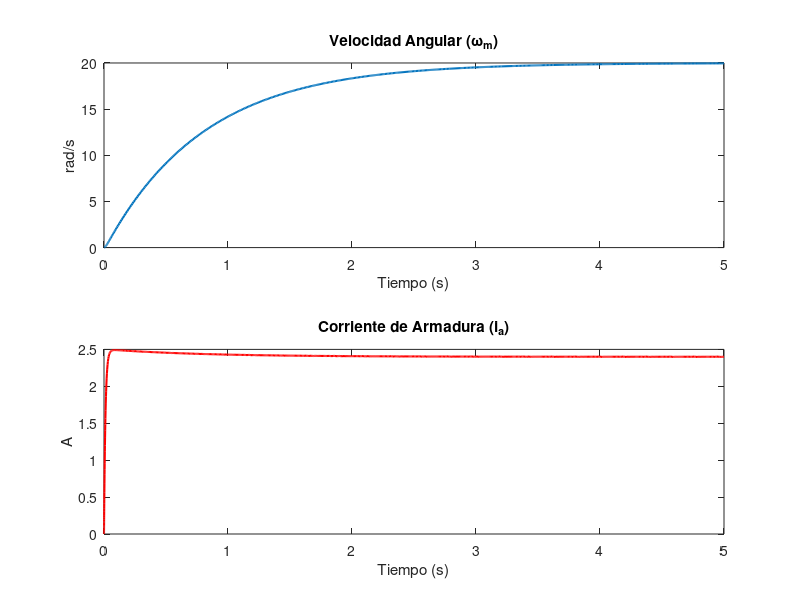

This figure's MATLAB source:
Ra = 2; Kt = 0.01; b = 0.0012; 
La = 0.023; Ke = 0.01; J = 0.001;

Va = 5; 

motor_dc = @(t, x) [
    x(2);
    (Kt/J)*x(3) - (b/J)*x(2);
    (1/La)*Va - (Ra/La)*x(3) - (Ke/La)*x(2)
    ];

x0 = [0; 0; 0];
tspan = [0 5]; 

[t, x] = ode45(motor_dc, tspan, x0);

figure;
subplot(2,1,1); plot(t, x(:,2), 'LineWidth', 1.5);
title('Velocidad Angular (\omega_m)'); xlabel('Tiempo (s)'); ylabel('rad/s');
subplot(2,1,2); plot(t, x(:,3), 'r', 'LineWidth', 1.5);
title('Corriente de Armadura (i_a)'); xlabel('Tiempo (s)'); ylabel('A');
